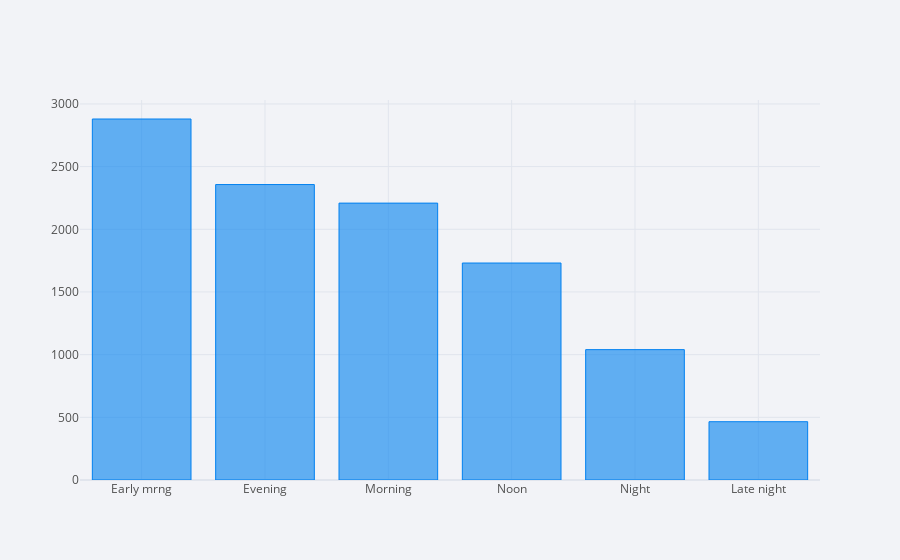

This figure's notebook cell:
### Code cell
data['Dep_Time_hour'].apply(flight_dep_time).value_counts().iplot(kind='bar')

### Figure 1 — Plotly figure (JSON) as saved in the notebook; plotly's stock layout.template omitted (floating-point values rounded to 4 significant figures)
{"data": [{"marker": {"color": "rgba(0, 128, 240, 0.6)", "line": {"color": "rgba(0, 128, 240, 1.0)", "width": 1}}, "name": "Dep_Time_hour", "orientation": "v", "text": "", "type": "bar", "x": ["Early mrng", "Evening", "Morning", "Noon", "Night", "Late night"], "y": [2880, 2357, 2209, 1731, 1040, 465]}], "layout": {"legend": {"bgcolor": "#F2F3F7", "font": {"color": "#505050"}}, "paper_bgcolor": "#F2F3F7", "plot_bgcolor": "#F2F3F7", "title": {"font": {"color": "#484848"}}, "xaxis": {"gridcolor": "#E1E5ED", "showgrid": true, "tickfont": {"color": "#505050"}, "title": {"font": {"color": "#505050"}, "text": ""}, "zerolinecolor": "#E1E5ED"}, "yaxis": {"gridcolor": "#E1E5ED", "showgrid": true, "tickfont": {"color": "#505050"}, "title": {"font": {"color": "#505050"}, "text": ""}, "zerolinecolor": "#E1E5ED"}}}
